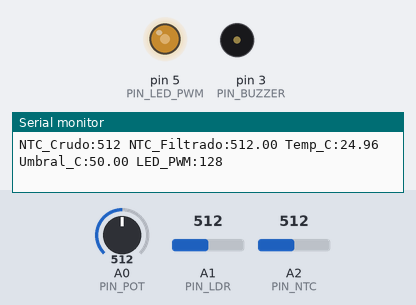
Simulated run of this sketch. Board: Arduino Uno, built with avr-gcc and run on an emulated ATmega328P. Parts: output pins drawn as LEDs (lit = HIGH), buzzer (waves = sounding), the last lines printed to the serial monitor. The inputs (shaded band) are chosen by the test bench; at power-on: A1 (PIN_LDR) = 512, A2 (PIN_NTC) = 512, A0 (PIN_POT) = 512.

Above: at 1.2 s.
1.3 s: A1 (PIN_LDR) set to 306
At 2.5 s:
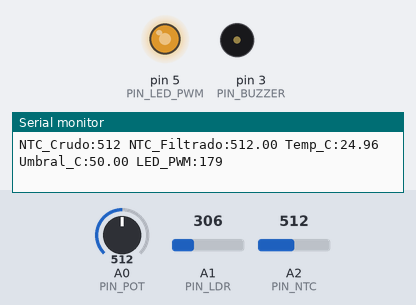
2.8 s: A2 (PIN_NTC) set to 122
At 4.2 s:
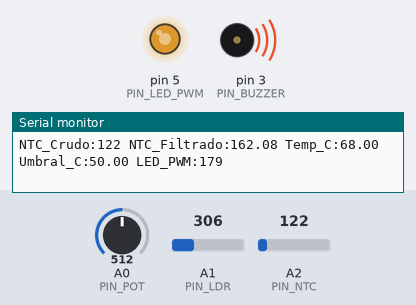
4.8 s: A1 (PIN_LDR) set to 122
At 5.3 s:
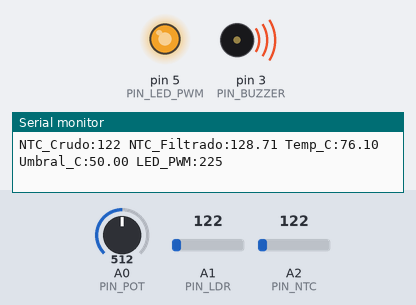
6.3 s: A0 (PIN_POT) set to 975
At 6.8 s:
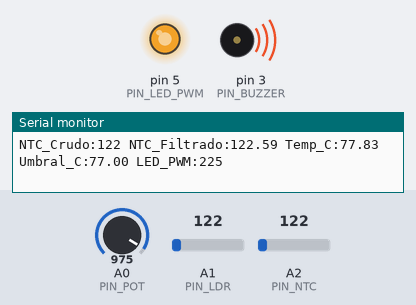
7.8 s: A0 (PIN_POT) set to 1001
9.3 s: A1 (PIN_LDR) set to 900
At 9.9 s:
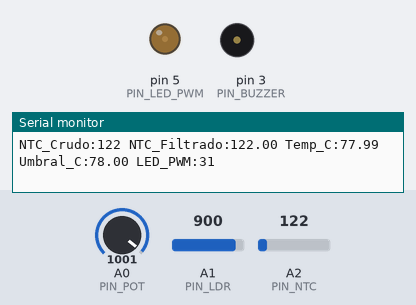
Timing chart, 0 to 11.8 s (numbered marks = the images above; inputs shaded):
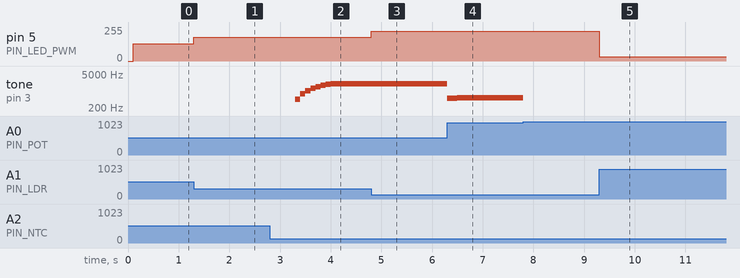

Measured:
- after the input at 1.3 s, pin 5 (PIN_LED_PWM): 128/255 → 179/255 at once
- after the input at 2.8 s, tone on pin 3 (PIN_BUZZER): plays 454 Hz for 0.10 s, 759 Hz for 0.10 s, 1039 Hz for 0.10 s, 1294 Hz for 0.10 s, 1525 Hz for 0.10 s, 1734 Hz for 0.10 s … (8 notes in this stretch), starting after 0.50 s
- after the input at 4.8 s, pin 5 (PIN_LED_PWM): 179/255 → 225/255 at once
- after the input at 6.3 s, tone on pin 3 (PIN_BUZZER): plays 507 Hz for 0.10 s, 512 Hz for 0.10 s, 516 Hz for 0.10 s, 519 Hz for 0.10 s, 522 Hz for 0.10 s, 525 Hz for 0.10 s … (14 notes in this stretch), starting at once
- after the input at 9.3 s, pin 5 (PIN_LED_PWM): 225/255 → 31/255 at once

The sketch:

main.ino
```cpp
/*
  Módulo 3: ADC, PWM y Acondicionamiento de Señal
  Servicio Social CBI-1618 - Ing. en Computación
  Prestador: Pérez Sánchez Fernando Alberto

  Demostración:
  - Lectura multicanal ADC (10 bits: 0-1023).
  - Acondicionamiento con Filtro de Promedio Móvil Exponencial (EMA).
  - Conversión B-Parameter (Beta) para sensor NTC.
  - Modulación por Ancho de Pulsos (PWM 8 bits: 0-255) en LED.
  - Síntesis de frecuencia variable con Buzzer según diferencial térmico.
*/

#include <math.h>

// Pines de Entradas Analógicas
const int PIN_POT = A0;
const int PIN_LDR = A1;
const int PIN_NTC = A2;

// Pines de Salidas PWM
const int PIN_LED_PWM = 5;
const int PIN_BUZZER = 3;

// Parámetros NTC (Ecuación Beta)
const float BETA = 3950.0;
const float ROOM_TEMP_K = 298.15; // 25°C en Kelvin

// Factor de suavizado EMA (0.0 a 1.0)
const float ALPHA = 0.15;
float filteredNTC = 0.0;

// Ventana de tiempo (no bloqueante)
unsigned long previousMillis = 0;
const long interval = 100; // Muestreo cada 100 ms

void setup()
{
    Serial.begin(115200);

    pinMode(PIN_LED_PWM, OUTPUT);
    pinMode(PIN_BUZZER, OUTPUT);

    // Lectura inicial para estabilizar el filtro EMA
    filteredNTC = analogRead(PIN_NTC);

    Serial.println("==================================================");
    Serial.println("  MÓDULO 3: PROCESAMIENTO ADC, FILTRADO Y PWM");
    Serial.println("==================================================");
}

void loop()
{
    unsigned long currentMillis = millis();

    if (currentMillis - previousMillis >= interval)
    {
        previousMillis = currentMillis;

        // 1. Lectura ADC Cruda
        int rawPot = analogRead(PIN_POT);
        int rawLDR = analogRead(PIN_LDR);
        int rawNTC = analogRead(PIN_NTC);

        // 2. Acondicionamiento de Señal: Filtro Exponencial (EMA)
        filteredNTC = (ALPHA * rawNTC) + ((1.0 - ALPHA) * filteredNTC);

        // 3. Conversión de NTC a Grados Celsius
        float tempC = calculateNTC(filteredNTC);

        // 4. Establecer Setpoint de Umbral Térmico con Potenciómetro (20°C a 80°C)
        float tempThreshold = map(rawPot, 0, 1023, 20, 80);

        // 5. Control PWM de LED según Nivel de Luz (LDR)
        // Invierte el valor: menor luz -> mayor brillo de LED
        int pwmBrightness = map(rawLDR, 0, 1023, 255, 0);
        pwmBrightness = constrain(pwmBrightness, 0, 255);
        analogWrite(PIN_LED_PWM, pwmBrightness);

        // 6. Lógica de Alarma Acústica adaptativa con Buzzer (PWM / Frecuencia)
        if (tempC > tempThreshold)
        {
            // Frecuencia dinámica basada en el exceso de temperatura
            float deltaTemp = tempC - tempThreshold;
            int toneFreq = constrain(440 + (deltaTemp * 100), 440, 2000);
            tone(PIN_BUZZER, toneFreq);
        }
        else
        {
            noTone(PIN_BUZZER);
        }

        // Trazador Serial (Serial Plotter)
        Serial.print("NTC_Crudo:");
        Serial.print(rawNTC);
        Serial.print(" NTC_Filtrado:");
        Serial.print(filteredNTC);
        Serial.print(" Temp_C:");
        Serial.print(tempC);
        Serial.print(" Umbral_C:");
        Serial.print(tempThreshold);
        Serial.print(" LED_PWM:");
        Serial.println(pwmBrightness);
    }
}

// Función para aproximación de temperatura mediante el modelo Beta del NTC
float calculateNTC(float adcValue)
{
    if (adcValue <= 0 || adcValue >= 1023)
        return 0.0;
    float resistance = (1023.0 / adcValue) - 1.0;
    resistance = 10000.0 / resistance; // Para módulo NTC de 10k
    float tempK = 1.0 / (log(resistance / 10000.0) / BETA + (1.0 / ROOM_TEMP_K));
    return tempK - 273.15; // Convertir a Celsius
}
```
